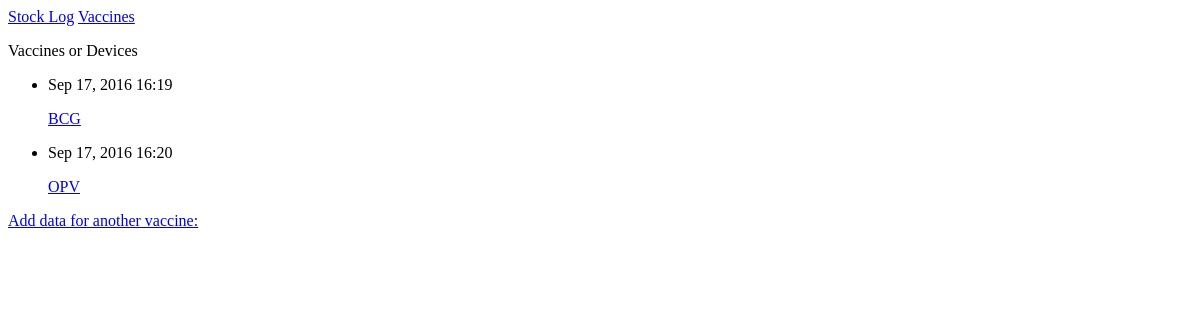
/vaccines/, run on an earlier commit of the app's database.
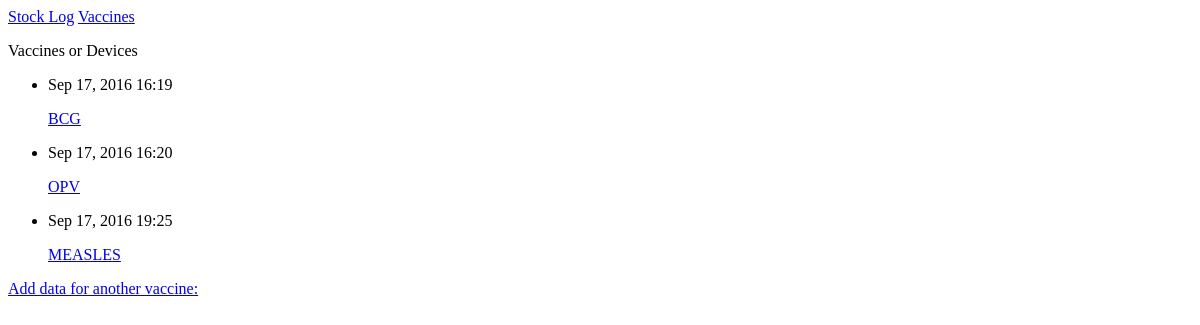
And on a later commit of the database.
### sls/models.py (models this page shows)
class Vaccine(models.Model):
	MEASLES = 'MEASLES'
	BCG = 'BCG'
	HPV = 'HPV'
	HEPB = 'HEPB'
	TT = 'TT'
	OPV = 'OPV'
	YELLOWFEVER = 'YELLOWFEVER'
	PCV = 'PCV'
	PENTA = 'PENTA'
	IPV = 'IPV'
	ROTA = 'ROTA'
	SYRINGE005 = 'SYRINGE005'
	SYRINGE05 = 'SYRINGE05'
	SYRINGE5 = 'SYRINGE5'
	SYRINGE2 = 'SYRINGE2'
	SB = 'SB'
	TTCARDS = 'TTCARDS'
	CHC = 'CHC'
	VCB = 'VCB'
	VACCINE_CHOICES = (
		(MEASLES, 'Measles vaccine 10 dose Vial'),
		(BCG, 'Bacillus Calmette-Guerin 20 dose Vial'),
		(HPV, 'Human Papilloma Vaccine 1 dose Vial'),
		(HEPB, 'Hepatitis .B Vaccine 10 dose Vial'),
		(TT, 'Tetanus Toxoid Vaccine 20 dose Vial'),
		(OPV, 'Oral Polio Vaccine 20 dose Vial'),
		(YELLOWFEVER, 'Yellow Fever  10 dose Vial'),
		(PCV, 'Pneumococcal Conjugate 2 dose Vial'),
		(PENTA, 'DPT-HIP B-HEB 10 Dose Vial'),
		(IPV, 'Inactivated Polio vaccine 5 dose Vial'),
		(ROTA, 'Rotavirus vaccine 1 dose Vial'),
		(SYRINGE005, 'Syringe 0.05 ml'),
		(SYRINGE05, 'Syringe 0.5 ml'),
		(SYRINGE5, 'Syringe 5 ml'),
		(SYRINGE2, 'Syringe 2 ml'),
		(SB, 'Safety Boxes'),
		(TTCARDS, 'Tetanus Toxoid Cards'),
		(CHC, 'Child Health Cards'),
		(VCB, 'Vaccine Control Books'),
		)
	vaccine_select = models.CharField(max_length=50,
									choices =VACCINE_CHOICES,
									default =MEASLES)
	date_added = models.DateTimeField(auto_now_add=True)
	def __unicode__(self):
		return self.vaccine_select

### sls/views.py (the view)
# urls.py: url(r'^vaccines/$', views.vaccines, name='vaccines'),
def vaccines(request):
	vaccines = Vaccine.objects.order_by('date_added')
	context = {'vaccines': vaccines}
	return render(request, 'sls/vaccines.html', context)

### sls/templates/sls/vaccines.html
{% extends 'sls/base.html' %}
{% block content %}
  <p>Vaccines or Devices</p>
  <ul>
  	{% for vaccine in vaccines %}
  	  <li>
  	  	<p>{{ vaccine.date_added|date:'M d, Y H:i'}}</p>
  	  	<p><a href="{% url 'sls:vaccine' vaccine.id %}"> {{ vaccine }}</a></p>
  	  </li>
  	{% empty %}
  	  <li>No vaccines have been added to the log yet.</li>
  	{% endfor %}
  </ul>
  <a href="{% url 'sls:new_vaccine' %}"> Add data for another vaccine:</a>
{% endblock content %}

What changed in the data, as far as the page shows it:
added Vaccine: date_added "Sep 17, 2016 19:25", vaccine_select "MEASLES"
